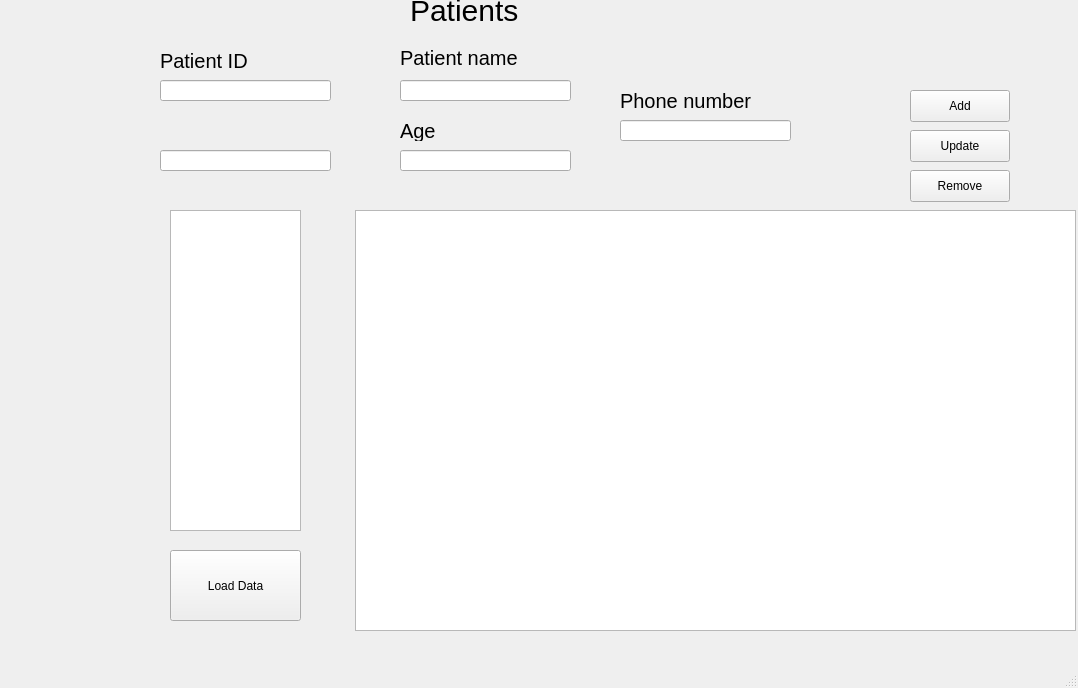
<?xml version="1.0" encoding="UTF-8"?>
<ui version="4.0">
 <class>mainstuff</class>
 <widget class="QMainWindow" name="mainstuff">
  <property name="geometry">
   <rect>
    <x>0</x>
    <y>0</y>
    <width>1078</width>
    <height>688</height>
   </rect>
  </property>
  <property name="windowTitle">
   <string>mainstuff</string>
  </property>
  <widget class="QWidget" name="centralwidget">
   <widget class="QWidget" name="widget" native="true">
    <property name="geometry">
     <rect>
      <x>0</x>
      <y>0</y>
      <width>111</width>
      <height>631</height>
     </rect>
    </property>
   </widget>
   <widget class="QTableView" name="tableView">
    <property name="geometry">
     <rect>
      <x>355</x>
      <y>210</y>
      <width>721</width>
      <height>421</height>
     </rect>
    </property>
   </widget>
   <widget class="QPushButton" name="LoadButton">
    <property name="geometry">
     <rect>
      <x>170</x>
      <y>550</y>
      <width>131</width>
      <height>71</height>
     </rect>
    </property>
    <property name="text">
     <string>Load Data</string>
    </property>
   </widget>
   <widget class="QLineEdit" name="lineEdit_31">
    <property name="geometry">
     <rect>
      <x>620</x>
      <y>120</y>
      <width>171</width>
      <height>21</height>
     </rect>
    </property>
   </widget>
   <widget class="QPushButton" name="pushButton_13">
    <property name="geometry">
     <rect>
      <x>910</x>
      <y>170</y>
      <width>100</width>
      <height>32</height>
     </rect>
    </property>
    <property name="text">
     <string>Remove</string>
    </property>
   </widget>
   <widget class="QLabel" name="label_37">
    <property name="geometry">
     <rect>
      <x>160</x>
      <y>50</y>
      <width>131</width>
      <height>21</height>
     </rect>
    </property>
    <property name="styleSheet">
     <string notr="true">font-size: 20px;
</string>
    </property>
    <property name="text">
     <string>Patient ID</string>
    </property>
    <property name="alignment">
     <set>Qt::AlignLeading|Qt::AlignLeft|Qt::AlignVCenter</set>
    </property>
   </widget>
   <widget class="QLineEdit" name="lineEdit_35">
    <property name="geometry">
     <rect>
      <x>400</x>
      <y>80</y>
      <width>171</width>
      <height>21</height>
     </rect>
    </property>
   </widget>
   <widget class="QPushButton" name="pushButton_14">
    <property name="geometry">
     <rect>
      <x>910</x>
      <y>90</y>
      <width>100</width>
      <height>32</height>
     </rect>
    </property>
    <property name="text">
     <string>Add</string>
    </property>
   </widget>
   <widget class="QLineEdit" name="lineEdit_32">
    <property name="geometry">
     <rect>
      <x>160</x>
      <y>150</y>
      <width>171</width>
      <height>21</height>
     </rect>
    </property>
   </widget>
   <widget class="QLabel" name="label_39">
    <property name="geometry">
     <rect>
      <x>400</x>
      <y>50</y>
      <width>121</width>
      <height>16</height>
     </rect>
    </property>
    <property name="styleSheet">
     <string notr="true">font-size: 20px;
</string>
    </property>
    <property name="text">
     <string>Patient name</string>
    </property>
   </widget>
   <widget class="QLabel" name="label_41">
    <property name="geometry">
     <rect>
      <x>620</x>
      <y>90</y>
      <width>131</width>
      <height>21</height>
     </rect>
    </property>
    <property name="styleSheet">
     <string notr="true">font-size: 20px;
</string>
    </property>
    <property name="text">
     <string>Phone number</string>
    </property>
   </widget>
   <widget class="QLineEdit" name="lineEdit_33">
    <property name="geometry">
     <rect>
      <x>400</x>
      <y>150</y>
      <width>171</width>
      <height>21</height>
     </rect>
    </property>
   </widget>
   <widget class="QLineEdit" name="lineEdit_34">
    <property name="geometry">
     <rect>
      <x>160</x>
      <y>80</y>
      <width>171</width>
      <height>21</height>
     </rect>
    </property>
   </widget>
   <widget class="QPushButton" name="pushButton_15">
    <property name="geometry">
     <rect>
      <x>910</x>
      <y>130</y>
      <width>100</width>
      <height>32</height>
     </rect>
    </property>
    <property name="text">
     <string>Update</string>
    </property>
   </widget>
   <widget class="QLabel" name="label_40">
    <property name="geometry">
     <rect>
      <x>400</x>
      <y>120</y>
      <width>71</width>
      <height>21</height>
     </rect>
    </property>
    <property name="styleSheet">
     <string notr="true">font-size: 20px;
</string>
    </property>
    <property name="text">
     <string>Age</string>
    </property>
   </widget>
   <widget class="QLabel" name="label_38">
    <property name="geometry">
     <rect>
      <x>410</x>
      <y>-10</y>
      <width>111</width>
      <height>41</height>
     </rect>
    </property>
    <property name="styleSheet">
     <string notr="true">QLabel
{
font-size: 30px;
}
</string>
    </property>
    <property name="text">
     <string>Patients</string>
    </property>
   </widget>
   <widget class="QListView" name="listView">
    <property name="geometry">
     <rect>
      <x>170</x>
      <y>210</y>
      <width>131</width>
      <height>321</height>
     </rect>
    </property>
    <property name="focusPolicy">
     <enum>Qt::TabFocus</enum>
    </property>
   </widget>
  </widget>
  <widget class="QMenuBar" name="menubar">
   <property name="geometry">
    <rect>
     <x>0</x>
     <y>0</y>
     <width>1078</width>
     <height>24</height>
    </rect>
   </property>
  </widget>
  <widget class="QStatusBar" name="statusbar"/>
 </widget>
 <resources/>
 <connections/>
</ui>
